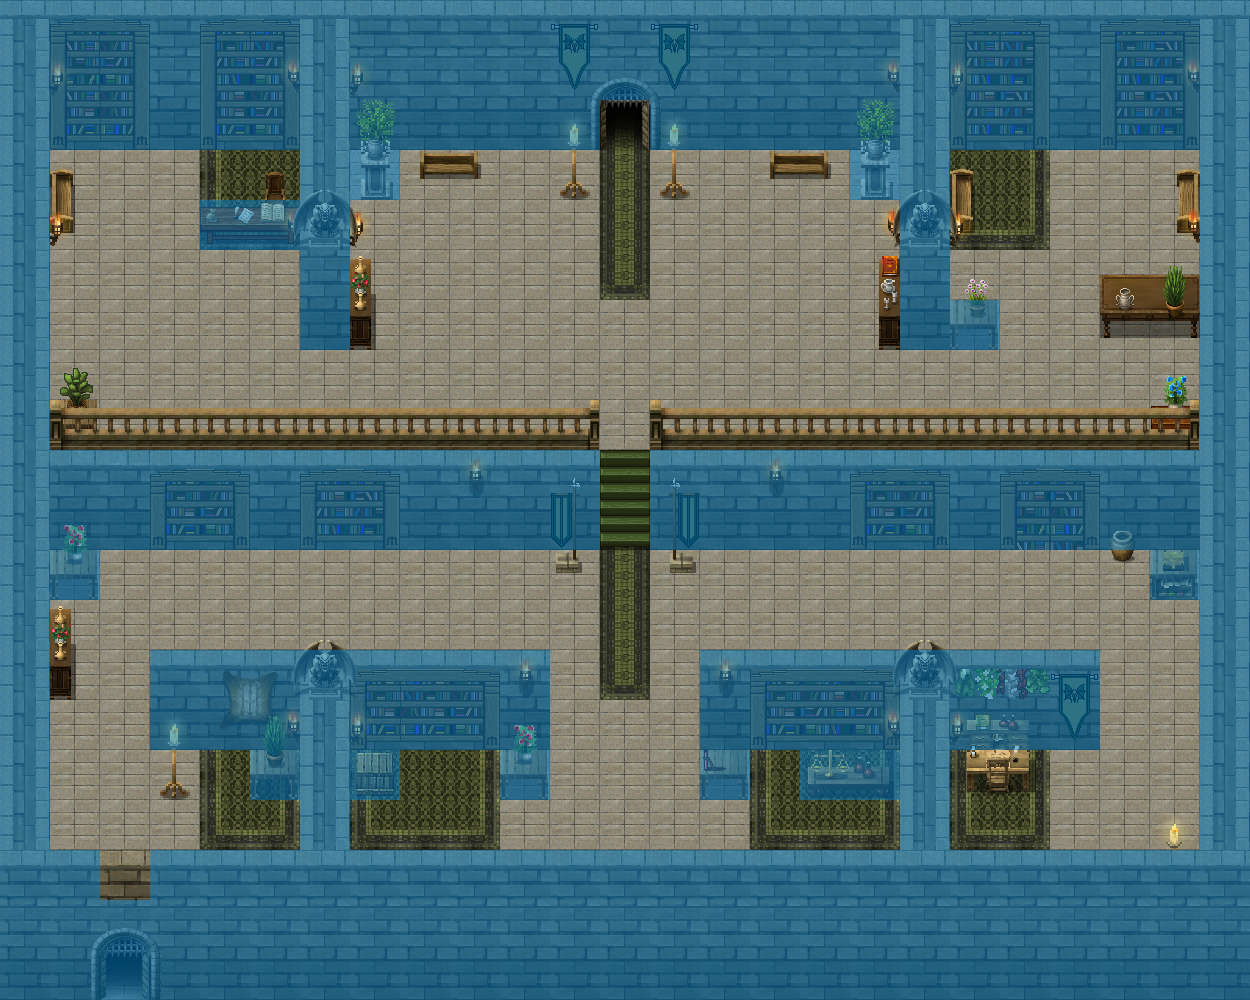

This game map was drawn from its Tiled (.tmx) file and the tilesets committed beside it. A one-line description and the trimmed map source follow:
An orthogonal 25x20 tile map with 50x50 px tiles, 9 tile layers (BG 1, BG 2, BG 3, BG 4, ...), 3 tilesets and 18 objects.

<map version="1.2" tiledversion="1.2.5" orientation="orthogonal" renderorder="right-down" width="25" height="20" tilewidth="50" tileheight="50" infinite="0" nextlayerid="14" nextobjectid="152">
 <properties>
  <property name="dimming" value="0.4" />
  <property name="musicpath" value="res/music/necromancers_theme.ogg" />
  <property name="tilesetpath" value="res/map/necrohall/tileset_map_necrohall.png" />
 </properties>
 <tileset firstgid="1" name="tileset_map_necrohall" tilewidth="50" tileheight="50" spacing="2" margin="1" tilecount="361" columns="19">
  <image source="tileset_map_necrohall.png" width="1000" height="1000" />
  <tile id="144">
   <properties>
    <property name="light" value="10,15,50,100,1" />
   </properties>
   <animation>
    <frame tileid="144" duration="100" />
    <frame tileid="145" duration="100" />
    <frame tileid="146" duration="100" />
   </animation>
  </tile>
  <tile id="163">
   <properties>
    <property name="light" value="25,15,50,100,1" />
   </properties>
   <animation>
    <frame tileid="163" duration="100" />
    <frame tileid="164" duration="100" />
    <frame tileid="165" duration="100" />
   </animation>
  </tile>
  <tile id="167">
   <properties>
    <property name="light" value="25,25,100,150,0.8" />
   </properties>
   <animation>
    <frame tileid="167" duration="100" />
    <frame tileid="168" duration="100" />
    <frame tileid="169" duration="100" />
   </animation>
  </tile>
  <tile id="182">
   <properties>
    <property name="light" value="40,10,50,100,1" />
   </properties>
   <animation>
    <frame tileid="182" duration="100" />
    <frame tileid="183" duration="100" />
    <frame tileid="184" duration="100" />
   </animation>
  </tile>
  <tile id="186">
   <objectgroup draworder="index">
    <object id="1" x="20" y="0" width="8" height="47" />
   </objectgroup>
  </tile>
  <tile id="205">
   <objectgroup draworder="index">
    <object id="1" x="0" y="5" width="23" height="95" />
   </objectgroup>
  </tile>
  <tile id="206">
   <objectgroup draworder="index">
    <object id="1" x="28" y="5" width="22" height="95" />
   </objectgroup>
  </tile>
  <tile id="249">
   <objectgroup draworder="index">
    <object id="1" x="25" y="18" width="25" height="69" />
   </objectgroup>
  </tile>
  <tile id="250">
   <objectgroup draworder="index">
    <object id="1" x="0" y="20" width="25" height="63" />
   </objectgroup>
  </tile>
  <tile id="266">
   <objectgroup draworder="index">
    <object id="1" x="18" y="0" width="64" height="29" />
   </objectgroup>
  </tile>
  <tile id="330">
   <objectgroup draworder="index">
    <object id="1" x="17" y="0" width="30" height="23" />
   </objectgroup>
  </tile>
  <tile id="331">
   <objectgroup draworder="index">
    <object id="1" x="4" y="0" width="28" height="23" />
   </objectgroup>
  </tile>
 </tileset>
 <tileset firstgid="362" name="tileset_map_npcs" tilewidth="50" tileheight="50" spacing="2" margin="1" tilecount="77" columns="7">
  <image source="../../convenience/tilesets/tileset_map_npcs.png" width="364" height="574" />
 </tileset>
 <tileset firstgid="439" name="tileset_map_dynamic_tiles" tilewidth="50" tileheight="50" spacing="2" margin="1" tilecount="220" columns="20">
  <image source="../../convenience/tilesets/tileset_map_dynamic_tiles.png" width="1040" height="572" />
 </tileset>
 <layer id="1" name="BG 1" width="25" height="20">
  <data>[500 cells, 500 non-empty, 14 distinct tile ids]</data>
 </layer>
 <layer id="2" name="BG 2" width="25" height="20">
  <data>[500 cells, 169 non-empty, 56 distinct tile ids]</data>
 </layer>
 <layer id="3" name="BG 3" width="25" height="20">
  <data>[500 cells, 77 non-empty, 29 distinct tile ids]</data>
 </layer>
 <layer id="4" name="BG 4" width="25" height="20">
  <data>[500 cells, 0 non-empty, 0 distinct tile ids]</data>
 </layer>
 <layer id="5" name="LFG 1" width="25" height="20">
  <data>[500 cells, 87 non-empty, 11 distinct tile ids]</data>
 </layer>
 <layer id="6" name="LFG 2" width="25" height="20">
  <data>[500 cells, 58 non-empty, 15 distinct tile ids]</data>
 </layer>
 <layer id="7" name="LFG 3" width="25" height="20">
  <data>[500 cells, 32 non-empty, 1 distinct tile ids]</data>
 </layer>
 <layer id="8" name="LFG 4" width="25" height="20">
  <data>[500 cells, 20 non-empty, 9 distinct tile ids]</data>
 </layer>
 <layer id="9" name="collidable" width="25" height="20">
  <data>[500 cells, 277 non-empty, 1 distinct tile ids]</data>
 </layer>
 <objectgroup id="10" name="collidable">
  <object id="142" x="1100" y="300" width="100" height="38" />
  <object id="149" x="965" y="750" width="62" height="25" />
  <object id="150" x="420" y="150" width="60" height="25" />
  <object id="151" x="770" y="150" width="60" height="25" />
 </objectgroup>
 <objectgroup id="11" name="dynamic" />
 <objectgroup id="12" name="npc">
  <object id="143" gid="363" x="400" y="800" width="50" height="50">
   <properties>
    <property name="id" value="npc_robert" />
   </properties>
  </object>
  <object id="145" gid="399" x="1000" y="250" width="50" height="50">
   <properties>
    <property name="id" value="npc_lua" />
   </properties>
  </object>
  <object id="146" gid="401" x="200" y="200" width="50" height="50">
   <properties>
    <property name="id" value="npc_luiz" />
   </properties>
  </object>
  <object id="147" gid="400" x="800" y="850" width="50" height="50">
   <properties>
    <property name="id" value="npc_waldemar" />
   </properties>
  </object>
 </objectgroup>
 <objectgroup id="13" name="trigger">
  <object id="128" x="100" y="850" width="50" height="50">
   <properties>
    <property name="level entry" value="res/level/smallcrypt/smallcrypt.tmx,2755,1260" />
    <property name="persistent" value="" />
   </properties>
  </object>
  <object id="148" x="600" y="90" width="50" height="30">
   <properties>
    <property name="map entry" value="res/map/marshland/marshland.tmx,1415,1640" />
    <property name="persistent" value="" />
   </properties>
  </object>
 </objectgroup>
</map>
